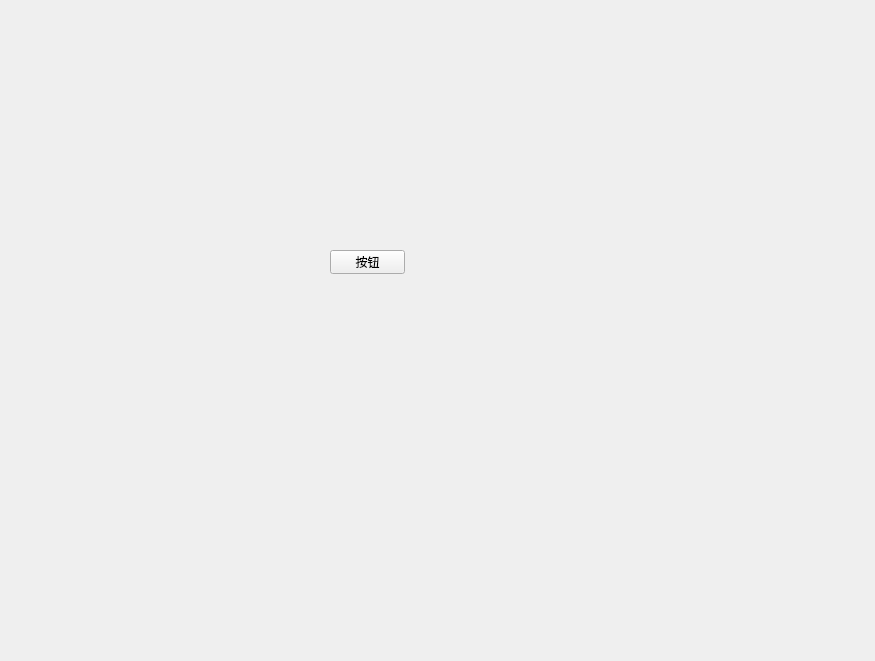
<?xml version="1.0" encoding="UTF-8"?>
<ui version="4.0">
 <class>MainWindow</class>
 <widget class="QWidget" name="MainWindow">
  <property name="geometry">
   <rect>
    <x>0</x>
    <y>0</y>
    <width>875</width>
    <height>661</height>
   </rect>
  </property>
  <property name="windowTitle">
   <string>MainWindow</string>
  </property>
  <widget class="QPushButton" name="pushButton">
   <property name="geometry">
    <rect>
     <x>330</x>
     <y>250</y>
     <width>75</width>
     <height>24</height>
    </rect>
   </property>
   <property name="text">
    <string>按钮</string>
   </property>
  </widget>
 </widget>
 <resources/>
 <connections/>
</ui>
